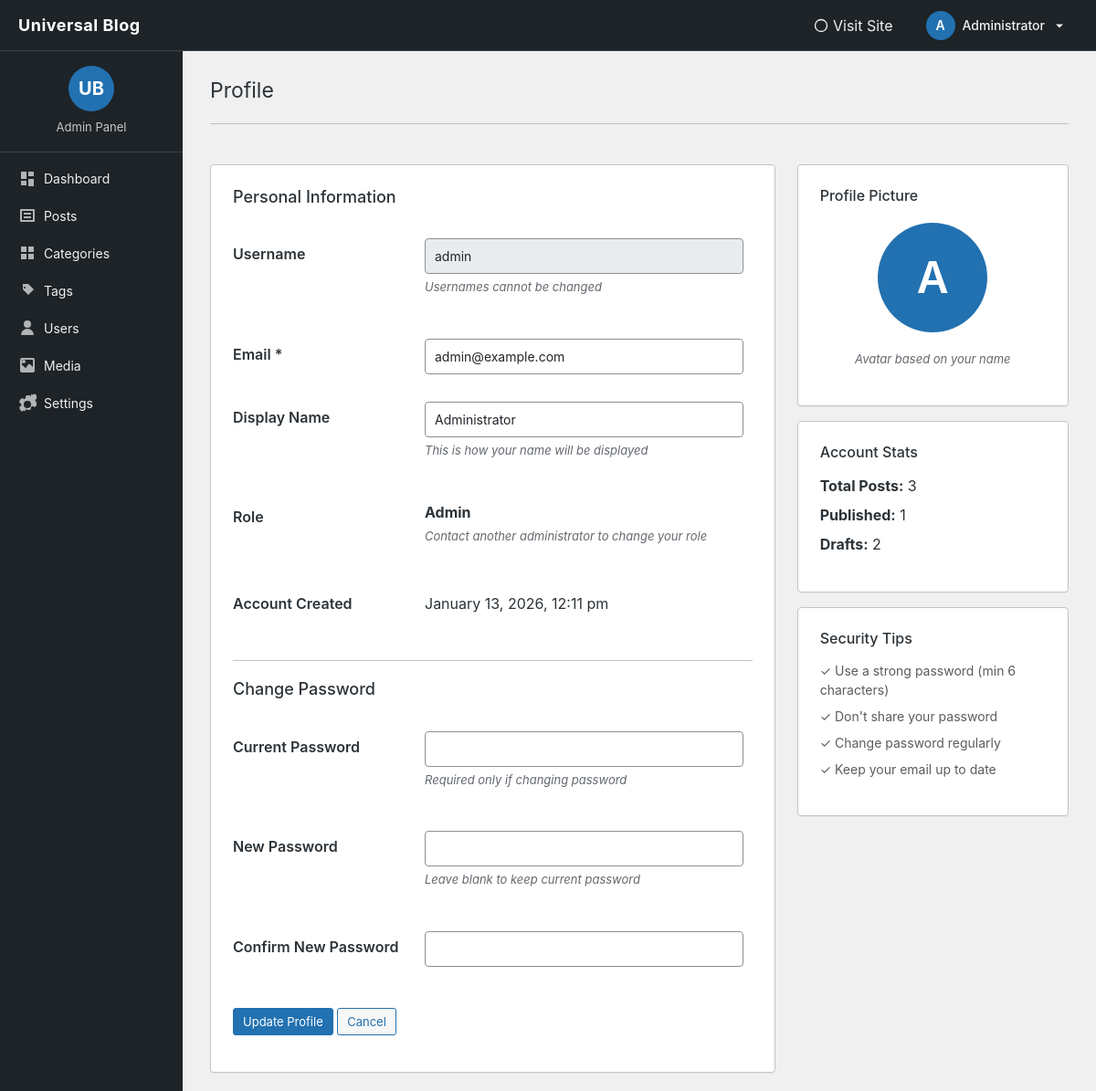
Screenshot of /blog/admin/users/profile.php (signed in) with the database file from the repository.
### tables this page shows
CREATE TABLE `users` (
  `id` int(11) NOT NULL,
  `username` varchar(50) NOT NULL,
  `email` varchar(100) NOT NULL,
  `password` varchar(255) NOT NULL,
  `display_name` varchar(100) DEFAULT NULL,
  `role` enum('admin','author','editor') DEFAULT 'author',
  `created_at` datetime DEFAULT current_timestamp()
);

### blog/admin/users/profile.php (the view, shortened to what this page needs)
<?php
require_once '../../includes/db.php';
$user_id = $_SESSION['admin_id'];
$stmt = $pdo->prepare("SELECT * FROM users WHERE id = ?");
$stmt->execute([$user_id]);
$user = $stmt->fetch();
?>
<!DOCTYPE html>
<html lang="en">
<head>
<link href="https://cdn.jsdelivr.net/npm/bootstrap@5.3.2/dist/css/bootstrap.min.css" rel="stylesheet">
</head>
<body>
<?php require '../partials/header.php'; ?>
<div class="container-fluid">
<div class="row">
<?php require '../partials/sidebar.php'; ?>
<main class="col-md-9 col-lg-10">
<div class="wrap">
    <h1 class="wp-heading-inline">Profile</h1>
    <hr class="wp-header-end">
    <div class="row mt-4">
        <div class="col-lg-8">
            <div class="wp-card p-4">
                <h2 style="font-size:18px;margin-bottom:20px;">Personal Information</h2>
                <form method="post">
                    <table class="form-table">
                        <tbody>
                            <tr>
                                <th scope="row"><label for="username">Username</label></th>
                                <td>
                                    <input type="text" id="username" value="<?= htmlspecialchars($user['username']) ?>" class="form-control" disabled>
                                    <p class="description">Usernames cannot be changed</p>
                                </td>
                            </tr>
                            <tr>
                                <th scope="row"><label for="email">Email *</label></th>
                                <td>
                                    <input type="email" name="email" id="email" value="<?= htmlspecialchars($user['email']) ?>" class="form-control" required>
                                </td>
                            </tr>
                            <tr>
                                <th scope="row"><label for="display_name">Display Name</label></th>
                                <td>
                                    <input type="text" name="display_name" id="display_name" value="<?= htmlspecialchars($user['display_name']) ?>" class="form-control">
                                    <p class="description">This is how your name will be displayed</p>
                                </td>
                            </tr>
                            <tr>
                                <th scope="row"><label>Role</label></th>
                                <td>
                                    <strong><?= ucfirst($user['role']) ?></strong>
                                    <p class="description">Contact another administrator to change your role</p>
                                </td>
                            </tr>
                            <tr>
                                <th scope="row"><label>Account Created</label></th>
                                <td>
                                    <?= date('F j, Y, g:i a', strtotime($user['created_at'])) ?>
                                </td>
                            </tr>
                        </tbody>
                    </table>
                    <h2 style="font-size:18px;margin:30px 0 20px;padding-top:20px;border-top:1px solid #c3c4c7;">Change Password</h2>
                    <table class="form-table">
                        <tbody>
                            <tr>
                                <th scope="row"><label for="current_password">Current Password</label></th>
                                <td>
                                    <input type="password" name="current_password" id="current_password" class="form-control" autocomplete="off">
                                    <p class="description">Required only if changing password</p>
                                </td>
                            </tr>
                            <tr>
                                <th scope="row"><label for="new_password">New Password</label></th>
                                <td>
                                    <input type="password" name="new_password" id="new_password" class="form-control" autocomplete="new-password">
                                    <p class="description">Leave blank to keep current password</p>
                                </td>
                            </tr>
                            <tr>
                                <th scope="row"><label for="confirm_password">Confirm New Password</label></th>
                                <td>
                                    <input type="password" name="confirm_password" id="confirm_password" class="form-control" autocomplete="new-password">
                                </td>
                            </tr>
                        </tbody>
                    </table>
                    <p class="submit" style="margin-top:30px;">
                        <button type="submit" class="button-primary">Update Profile</button>
                        <a href="../dashboard.php" class="button-secondary">Cancel</a>
                    </p>
                </form>
            </div>
        </div>
        <div class="col-lg-4">
            <div class="wp-card p-4">
                <h3 style="font-size:16px;margin-bottom:15px;">Profile Picture</h3>
                <div class="text-center">
                    <div class="user-avatar" style="width:120px;height:120px;font-size:48px;margin:20px auto;">
                        <?= strtoupper(substr($user['display_name'] ?: $user['username'], 0, 1)) ?>
                    </div>
                    <p class="description">Avatar based on your name</p>
                </div>
            </div>
            <div class="wp-card p-4 mt-3">
                <h3 style="font-size:16px;margin-bottom:15px;">Account Stats</h3>
                <?php
                $postCount = $pdo->prepare("SELECT COUNT(*) FROM posts WHERE user_id = ?");
                $postCount->execute([$user_id]);
                $totalPosts = $postCount->fetchColumn();
                $publishedCount = $pdo->prepare("SELECT COUNT(*) FROM posts WHERE user_id = ? AND status = 'published'");
                $publishedCount->execute([$user_id]);
                $published = $publishedCount->fetchColumn();
                ?>
                <ul class="list-unstyled">
                    <li class="mb-2">
                        <strong>Total Posts:</strong> <?= $totalPosts ?>
                    </li>
                    <li class="mb-2">
                        <strong>Published:</strong> <?= $published ?>
                    </li>
                    <li class="mb-2">
                        <strong>Drafts:</strong> <?= $totalPosts - $published ?>
                    </li>
                </ul>
            </div>
            <div class="wp-card p-4 mt-3">
                <h3 style="font-size:16px;margin-bottom:15px;">Security Tips</h3>
                <ul class="list-unstyled small text-muted">
                    <li class="mb-2">✓ Use a strong password (min 6 characters)</li>
                    <li class="mb-2">✓ Don't share your password</li>
                    <li class="mb-2">✓ Change password regularly</li>
                    <li class="mb-2">✓ Keep your email up to date</li>
                </ul>
            </div>
        </div>
    </div>
</div>
</main>
</div>
</div>
</body>
</html>

### blog/admin/partials/admin-style.php (style rules this page uses)
:root { --wp-blue: #2271b1; --wp-blue-dark: #135e96; --wp-admin-bg: #f0f0f1; --wp-sidebar-bg: #1d2327; --wp-sidebar-hover: #2c3338; --wp-accent: #2271b1; --wp-border: #c3c4c7; }
body { background: var(--wp-admin-bg); font-family: -apple-system,BlinkMacSystemFont,"Segoe UI",Roboto,Oxygen-Sans,Ubuntu,Cantarell,"Helvetica Neue",sans-serif; color: #2c3338; padding-top: 56px; }
main { padding: 20px 30px !important; }
@media (min-width: 768px) { main.col-md-9, main.col-lg-10 { margin-left: 0; } }
.wp-heading-inline { font-size: 23px; font-weight: 400; margin: 0; padding: 9px 0 4px; line-height: 1.3; }
.page-card, .wp-card { background: #fff; border: 1px solid var(--wp-border); border-radius: 4px; box-shadow: 0 1px 1px rgba(0,0,0,.04); margin-top: 20px; }
.button, .button-primary, .button-secondary { display: inline-block; text-decoration: none; font-size: 13px; line-height: 2.15384615; min-height: 30px; margin: 0; padding: 0 10px; cursor: pointer; border: 1px solid #2271b1; border-radius: 3px; background: #2271b1; color: #fff; transition: all 0.15s ease; }
.button-secondary { background: #f6f7f7; border-color: #2271b1; color: #2271b1; }
.form-table { width: 100%; }
.form-table th { padding: 20px 10px 20px 0; width: 200px; font-weight: 600; vertical-align: top; text-align: left; }
.form-table td { padding: 15px 10px; }
.form-table input[type="text"], .form-table input[type="email"], .form-table input[type="password"], .form-table textarea, .form-table select { width: 100%; max-width: 400px; padding: 8px 10px; border: 1px solid #8c8f94; border-radius: 4px; font-size: 14px; }
.description { font-size: 13px; color: #646970; font-style: italic; margin-top: 5px; }

### blog/admin/partials/header.php (style rules this page uses)
.user-avatar { width: 32px; height: 32px; border-radius: 50%; background: #2271b1; color: #fff; display: flex; align-items: center; justify-content: center; font-weight: 600; font-size: 14px; }

### rows the page displays
users: username "admin", email "admin@example.com", display_name "Administrator", role "Admin", created_at "January 13, 2026, 12:11 pm", display_name "A"

### other values shown
substr($admin_name, 0, 1) "A"
$admin_name "Administrator"
$totalPosts "3"
$published "1"
$totalPosts - $published "2"
